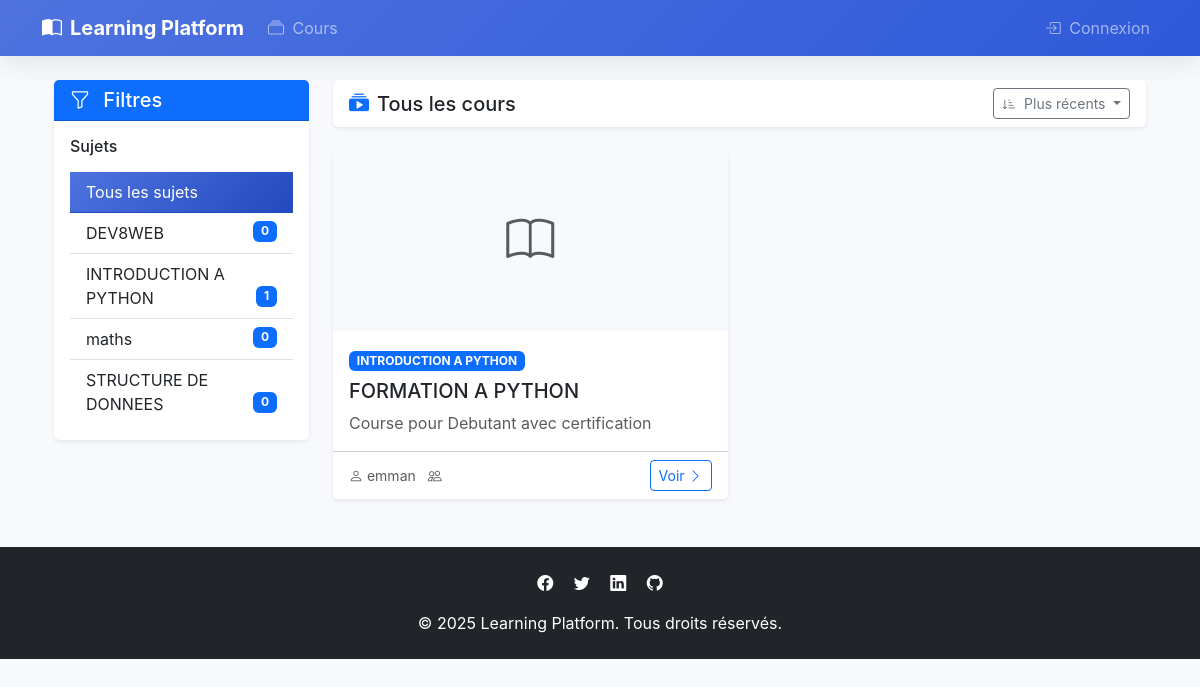
The page / on the database its author committed.
### courses/models.py (models this page shows, shortened)
class Subject(models.Model):
    title = models.CharField(max_length=200)
    slug = models.SlugField(max_length=200, unique=True)
    class Meta:
        ordering = ['title']

class Course(models.Model):
    owner = models.ForeignKey(User, related_name='courses_created', on_delete=models.CASCADE)
    subject = models.ForeignKey(Subject, related_name='courses', on_delete=models.CASCADE)
    title = models.CharField(max_length=200)
    slug = models.SlugField(max_length=200, unique=True)
    overview = models.TextField()
    created = models.DateTimeField(auto_now_add=True)
    image = models.ImageField(upload_to='courses/', blank=True)
    class Meta:
        ordering = ['-created']

### courses/views.py (the view)
# urls.py: path('', views.CourseListView.as_view(), name='course_list'),
class CourseListView(ListView):
    model = Course
    template_name = 'courses/course_list.html'
    context_object_name = 'courses'
    paginate_by = 10
    def get_queryset(self):
        queryset = super().get_queryset()
        subject_slug = self.request.GET.get('subject')
        sort = self.request.GET.get('sort', 'newest')  # Tri par défaut: plus récent
        if subject_slug:
            subject = get_object_or_404(Subject, slug=subject_slug)
            queryset = queryset.filter(subject=subject)
        if sort == 'newest':
            queryset = queryset.order_by('-created')
        elif sort == 'oldest':
            queryset = queryset.order_by('created')
        elif sort == 'popular':
            queryset = queryset.annotate(
                student_count=Count('students')
            ).order_by('-student_count')
        elif sort == 'title_asc':
            queryset = queryset.order_by('title')
        elif sort == 'title_desc':
            queryset = queryset.order_by('-title')
        return queryset
    def get_context_data(self, **kwargs):
        context = super().get_context_data(**kwargs)
        context['subjects'] = Subject.objects.annotate(
            course_count=Count('courses')
        )
        context['current_sort'] = self.request.GET.get('sort', 'newest')
        return context

### courses/templates/courses/course_list.html (shortened to what this page needs)
{% extends "base.html" %}
{% block content %}
<div class="container mt-4">
    <div class="row">
        <div class="col-md-3 mb-4">
            <div class="card shadow-sm">
                <div class="card-header bg-primary text-white">
                    <h5 class="mb-0"><i class="bi bi-funnel me-2"></i> Filtres</h5>
                </div>
                <div class="card-body">
                    <h6 class="h6 mb-3">Sujets</h6>
                    <div class="list-group list-group-flush">
                        <a href="{% url 'course_list' %}"
                           class="list-group-item list-group-item-action {% if not subject %}active{% endif %}">
                            Tous les sujets
                        </a>
                        {% for s in subjects %}
                        <a href="{% url 'course_list_by_subject' s.slug %}"
                           class="list-group-item list-group-item-action {% if subject == s %}active{% endif %}">
                            {{ s.title }}
                            <span class="badge bg-primary float-end">{{ s.course_count }}</span>
                        </a>
                        {% endfor %}
                    </div>
                </div>
            </div>
        </div>
        <div class="col-md-9">
            <div class="card shadow-sm mb-4">
                <div class="card-body py-2">
                    <div class="d-flex justify-content-between align-items-center">
                        <h1 class="h5 mb-0">
                            {% if subject %}
                            <i class="bi bi-tag-fill text-primary me-2"></i>{{ subject.title }}
                            {% else %}
                            <i class="bi bi-collection-play-fill text-primary me-2"></i>Tous les cours
                            {% endif %}
                        </h1>
                        <div class="dropdown">
                            <button class="btn btn-outline-secondary btn-sm dropdown-toggle" type="button"
                                    id="sortDropdown" data-bs-toggle="dropdown">
                                <i class="bi bi-sort-down-alt me-1"></i>
                                {% if current_sort == 'newest' %}Plus récents
                                {% elif current_sort == 'oldest' %}Plus anciens
                                {% elif current_sort == 'popular' %}Plus populaires
                                {% elif current_sort == 'title_asc' %}A-Z
                                {% elif current_sort == 'title_desc' %}Z-A
                                {% endif %}
                            </button>
                        </div>
                    </div>
                </div>
            </div>
            {% if courses %}
            <div class="row row-cols-1 row-cols-md-2 g-4">
                {% for course in courses %}
                <div class="col">
                    <div class="card h-100 shadow-sm">
                        {% if course.image %}
                        <img src="{{ course.image.url }}" class="card-img-top" alt="{{ course.title }}" style="height: 180px; object-fit: cover;">
                        {% else %}
                        <div class="card-img-top bg-light d-flex align-items-center justify-content-center" style="height: 180px;">
                            <i class="bi bi-book text-muted" style="font-size: 3rem;"></i>
                        </div>
                        {% endif %}
                        <div class="card-body">
                            <div class="d-flex justify-content-between align-items-start">
                                <div>
                                    <span class="badge bg-primary mb-2">{{ course.subject.title }}</span>
                                    <h5 class="card-title">{{ course.title }}</h5>
                                </div>
                            </div>
                            <p class="card-text text-muted">{{ course.overview|truncatewords:25 }}</p>
                        </div>
                        <div class="card-footer bg-white">
                            <div class="d-flex justify-content-between align-items-center">
                                <small class="text-muted">
                                    <i class="bi bi-person"></i> {{ course.owner.username }}
                                    <i class="bi bi-people ms-2"></i> {{ course.students.count }}
                                </small>
                                <a href="{% url 'course_detail' course.slug %}" class="btn btn-sm btn-outline-primary">
                                    Voir <i class="bi bi-chevron-right"></i>
                                </a>
                            </div>
                        </div>
                    </div>
                </div>
                {% endfor %}
            </div>
            {% endif %}
        </div>
    </div>
</div>
{% endblock %}

### templates/base.html (shortened to what this page needs)
<!DOCTYPE html>
<html lang="fr">
<head>
    <link href="https://cdn.jsdelivr.net/npm/bootstrap@5.3.0/dist/css/bootstrap.min.css" rel="stylesheet">
    <link rel="stylesheet" href="https://cdn.jsdelivr.net/npm/bootstrap-icons@1.10.0/font/bootstrap-icons.css">
</head>
<body>
    <nav class="navbar navbar-expand-lg navbar-dark mb-4">
        <div class="container">
            <a class="navbar-brand d-flex align-items-center" href="{% url 'course_list' %}">
                <i class="bi bi-book-half me-2"></i>
                <strong>Learning Platform</strong>
            </a>
            <div class="collapse navbar-collapse" id="navbarNav">
                <ul class="navbar-nav me-auto">
                    <li class="nav-item">
                        <a class="nav-link" href="{% url 'course_list' %}">
                            <i class="bi bi-collection me-1"></i> Cours
                        </a>
                    </li>
                </ul>
                <ul class="navbar-nav">
                    {% if user.is_authenticated %}
                    <li class="nav-item dropdown">
                        <a class="nav-link dropdown-toggle" href="#" id="userDropdown" role="button" data-bs-toggle="dropdown">
                            <i class="bi bi-person-circle me-1"></i> {{ user.username }}
                        </a>
                        <ul class="dropdown-menu dropdown-menu-end">
                            <li><a class="dropdown-item" href="#"><i class="bi bi-person me-2"></i> Profil</a></li>
                            <li><hr class="dropdown-divider"></li>
                            <li>
                                <form action="{% url 'logout' %}" method="post" class="d-inline">
                                    {% csrf_token %}
                                    <button type="submit" class="dropdown-item">
                                        <i class="bi bi-box-arrow-right me-2"></i> Déconnexion
                                    </button>
                                </form>
                            </li>
                        </ul>
                    </li>
                    {% else %}
                    <li class="nav-item">
                        <a class="nav-link" href="{% url 'login' %}">
                            <i class="bi bi-box-arrow-in-right me-1"></i> Connexion
                        </a>
                    </li>
                    {% endif %}
                </ul>
            </div>
        </div>
    </nav>
    <div class="container mb-5">
        {% block content %}{% endblock %}
    </div>
    <footer class="bg-dark text-white py-4 mt-auto">
        <div class="container text-center">
            <div class="mb-3">
                <a href="#" class="text-white me-3"><i class="bi bi-facebook"></i></a>
                <a href="#" class="text-white me-3"><i class="bi bi-twitter"></i></a>
                <a href="#" class="text-white me-3"><i class="bi bi-linkedin"></i></a>
                <a href="#" class="text-white"><i class="bi bi-github"></i></a>
            </div>
            <p class="mb-0">&copy; 2025 Learning Platform. Tous droits réservés.</p>
        </div>
    </footer>
</body>
</html>

### templates/base.html (style rules this page uses)
:root { --primary-color: #4e73df; --secondary-color: #f8f9fc; --accent-color: #2e59d9; }
body { background-color: #f8f9fc; font-family: 'Nunito', -apple-system, BlinkMacSystemFont, sans-serif; }
.navbar { box-shadow: 0 0.15rem 1.75rem 0 rgba(58, 59, 69, 0.15); background: linear-gradient(135deg, var(--primary-color) 0%, var(--accent-color) 100%) !important; }
.card { border: none; border-radius: 0.35rem; box-shadow: 0 0.15rem 1.75rem 0 rgba(58, 59, 69, 0.1); transition: transform 0.3s ease, box-shadow 0.3s ease; }
.list-group-item.active { background-color: var(--primary-color); border-color: var(--primary-color); }
.list-group-item.active { background: linear-gradient(135deg, #4e73df 0%, #224abe 100%); border-color: #224abe; }

### rows shown on the page
Subject: title "DEV8WEB", course_count "0"
Subject: title "INTRODUCTION A PYTHON", course_count "1"
Subject: title "maths", course_count "0"
Subject: title "STRUCTURE DE DONNEES", course_count "0"
Course: subject "INTRODUCTION A PYTHON", title "FORMATION A PYTHON", overview "Course pour Debutant avec certification", owner.username "emman"
